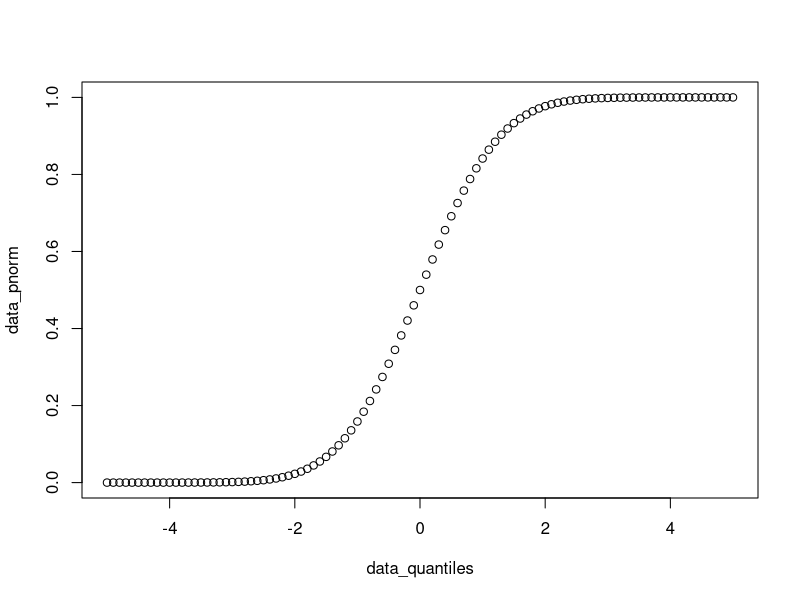
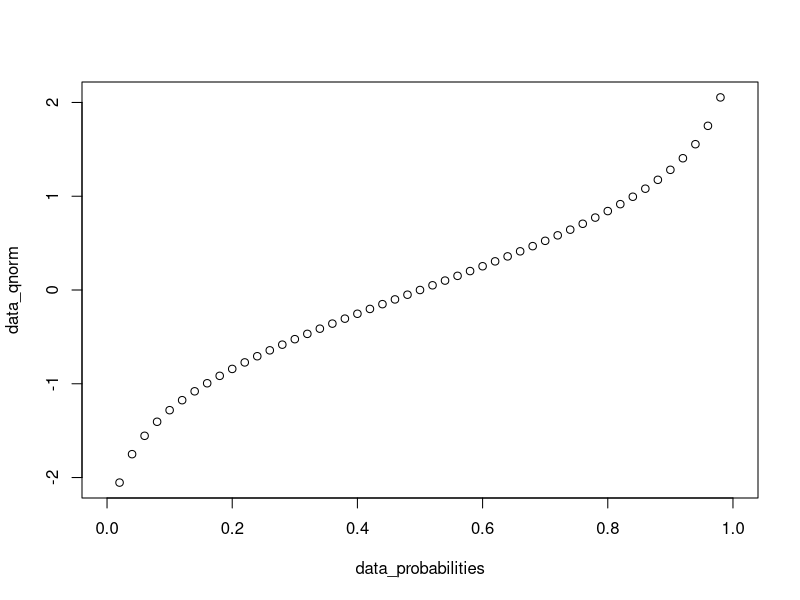
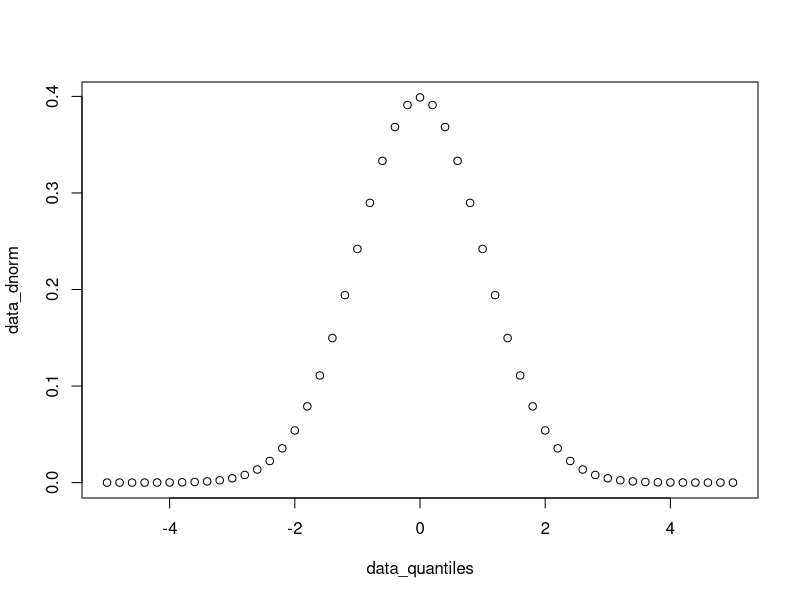
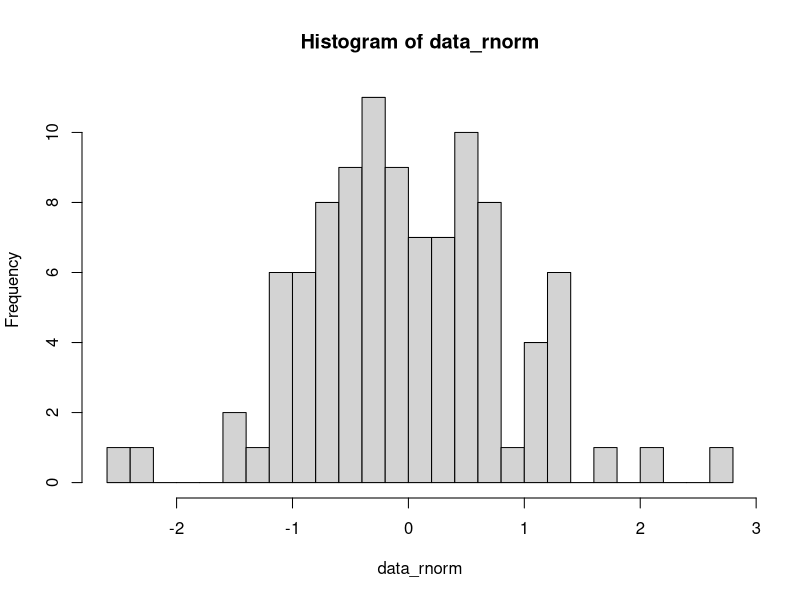
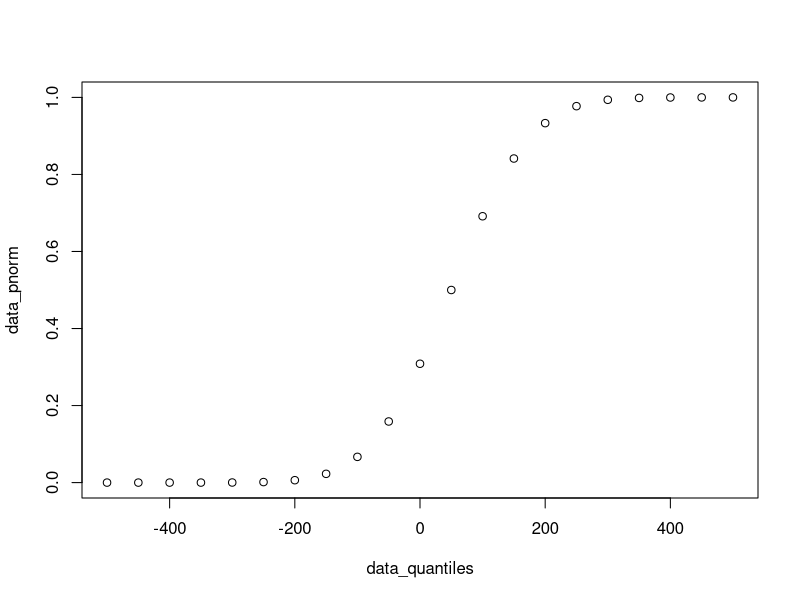
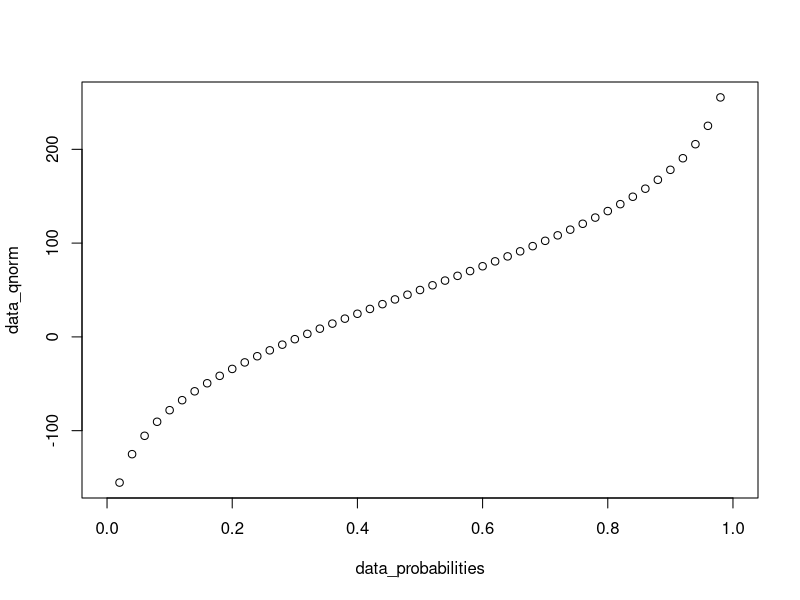
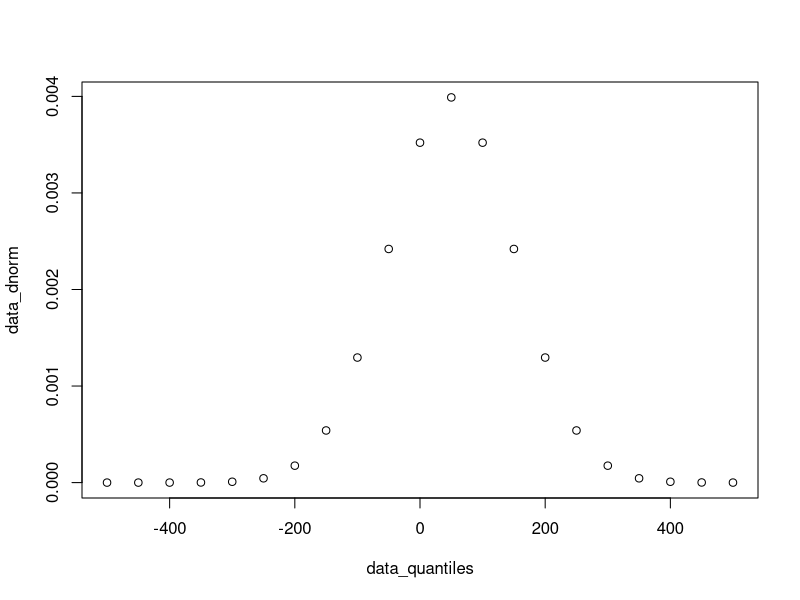
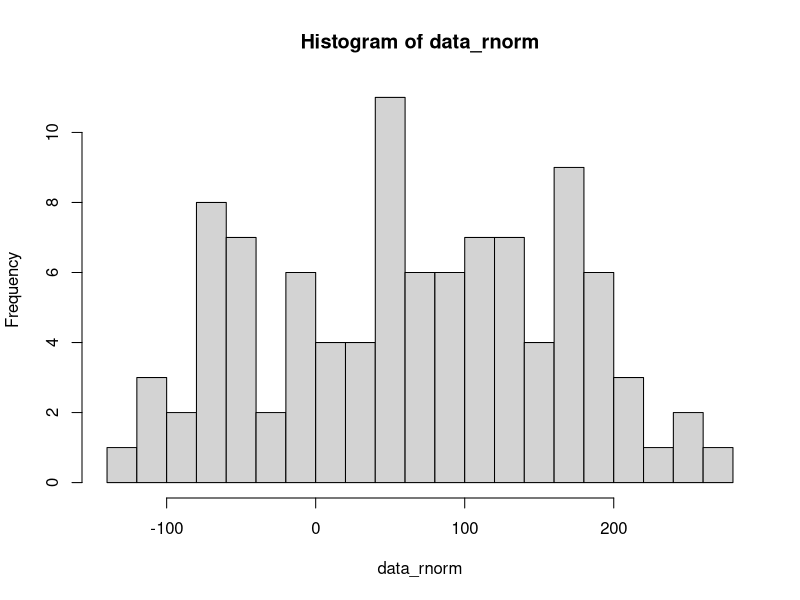

Reproduce these figures in R, in order.
## ---- chunk 1
knitr::opts_chunk$set(echo = TRUE)
## ---- chunk 2
data_quantiles <- seq(-5, 5, 0.1)
head(data_quantiles)
## ---- chunk 3
data_pnorm <- pnorm(q = data_quantiles) 
head(data_pnorm)
## ---- chunk 4
plot(data_quantiles, data_pnorm)
## ---- chunk 5
data_probabilities <- seq(from = 0, to = 1, by = 0.02)
head(data_probabilities)
## ---- chunk 6
data_qnorm <- qnorm(p = data_probabilities) 
head(data_qnorm)
## ---- chunk 7
plot(data_probabilities, data_qnorm)
## ---- chunk 8
data_quantiles <- seq(-5, 5, 0.2)
head(data_quantiles)
## ---- chunk 9
data_dnorm <- dnorm(x = data_quantiles) 
head(data_dnorm)
## ---- chunk 10
plot(data_quantiles, data_dnorm)
## ---- chunk 11
data_rnorm <- rnorm(n = 100)
head(data_rnorm)
## ---- chunk 12
hist(data_rnorm, breaks = 20)
## ---- chunk 13
data_quantiles <- seq(-500, 500, 50)
head(data_quantiles)
## ---- chunk 14
data_pnorm <- pnorm(q = data_quantiles, mean = 50, sd = 100)
head(data_pnorm)
## ---- chunk 15
plot(data_quantiles, data_pnorm)
## ---- chunk 16
data_probabilities <- seq(from = 0, to = 1, by = 0.02)
head(data_probabilities)
## ---- chunk 17
data_qnorm <- qnorm(p = data_probabilities, mean = 50, sd = 100) 
head(data_qnorm)
## ---- chunk 18
plot(data_probabilities, data_qnorm)
## ---- chunk 19
data_quantiles <- seq(-500, 500, 50)
head(data_quantiles)
## ---- chunk 20
data_dnorm <- dnorm(x = data_quantiles, mean = 50, sd = 100) 
head(data_dnorm)
## ---- chunk 21
plot(data_quantiles, data_dnorm)
## ---- chunk 22
data_rnorm <- rnorm(n = 100, mean = 50, sd = 100)
head(data_rnorm)
## ---- chunk 23
hist(data_rnorm, breaks = 20)
## ---- chunk 24
data_quantiles <- seq(0, 50, 1)
head(data_quantiles)
## ---- chunk 25
data_pbinom <- pbinom(q = data_quantiles, size = 50, prob = 0.1)
head(data_pbinom)
## ---- chunk 26
plot(data_quantiles, data_pbinom)
## ---- chunk 27
data_probabilities <- seq(from = 0, to = 1, by = 0.02)
head(data_probabilities)
## ---- chunk 28
data_qbinom <- qbinom(p = data_probabilities, size = 50, prob = 0.1)
head(data_qbinom)
## ---- chunk 29
plot(data_probabilities, data_qbinom)
## ---- chunk 30
data_quantiles <- seq(0, 50, 1)
head(data_quantiles)
## ---- chunk 31
data_dbinom <- dbinom(x = data_quantiles, size = 50, prob = 0.1)
head(data_dbinom)
## ---- chunk 32
plot(data_quantiles, data_dbinom)
## ---- chunk 33
data_rbinom <- rbinom(n = 100, size = 50, prob = 0.1)
head(data_rbinom)
## ---- chunk 34
hist(data_rbinom, breaks = 20)
## ---- chunk 35
data_rnorm <- rnorm(n = 1000, mean = 50, sd = 100)
quantile(data_rnorm, probs = seq(0, 1, 0.1))
## ---- chunk 36
plot(
  seq(0, 1, 0.1),
  quantile(data_rnorm, probs = seq(0, 1, 0.1))
)
## ---- chunk 37
set.seed(1)
x <- rnorm(n = 1000, mean = 0, sd = 1)
y <- rnorm(n = 2000, mean = 1, sd = 1)
## ---- chunk 38
par(mfrow = c(2, 1))
hist(x, breaks = 30)
hist(y, breaks = 30)
par(mfrow = c(1, 1 ))
## ---- chunk 39
t.test(x, y)
## ---- chunk 40
t.test(y, x)
## ---- chunk 41
set.seed(1)
n_sample <- 10
x <- runif(n = n_sample, min = 10, max = 20)
y <- x + 2 + rnorm(n = n_sample, mean = 0, sd = 1)
## ---- chunk 42
mean(y - x)
## ---- chunk 43
t.test(x, y, paired = TRUE)
## ---- chunk 44
set.seed(1)
x <- runif(n = 10, min = 1, max = 11)
y <- runif(n = 5, min = 3, max = 13)
## ---- chunk 45
wilcox.test(x, y)
## ---- chunk 46
wilcox.test(x, y, alternative = "less")
## ---- chunk 47
set.seed(1)
n_sample <- 1000
x1 <- rnorm(n = n_sample, mean = 10, sd = 2)
x2 <- x1 + 5 + rnorm(n = n_sample, mean = 0, sd = 1)
x3 <- x2 + 0 + rnorm(n = n_sample, mean = 0, sd = 0.5)
data_aov <- data.frame(
  value = c(x1, x2, x3),
  group = c(
    rep("x1", length(x1)),
    rep("x2", length(x2)),
    rep("x3", length(x3))
  )
)
head(data_aov)
## ---- chunk 48
aov_result <- aov(value ~ group, data_aov)
aov_result
## ---- chunk 49
summary(aov_result)
## ---- chunk 50
data_fisher <- matrix(
  data = c(12, 4, 3, 23),
  nrow = 2, ncol = 2,
  dimnames = list(
    c("DE", "Not DE"),
    c("In pathway", "Not in pathway")
  )
)
data_fisher
## ---- chunk 51
fisher.test(data_fisher)
## ---- chunk 52
data_p_values <- runif(1E3, min = 0, max = 1)
data_p_adjusted <- p.adjust(data_p_values, method = "BH")
head(sort(data_p_adjusted))
## ---- chunk 53
par(mfrow = c(2, 1))
hist(data_p_values, xlim = c(0, 1), breaks = seq(0, 1, 0.05))
hist(data_p_adjusted, xlim = c(0, 1), breaks = seq(0, 1, 0.05))
par(mfrow = c(1, 1))
## ---- chunk 54
data(iris)
str(iris)
head(iris)
## ---- chunk 55
iris_features <- subset(iris, select = c(Sepal.Length, Sepal.Width, Petal.Length, Petal.Width))
head(iris_features)

# Can also use indexing:
other_iris_feature <- iris[1:4]
head(other_iris_feature)
## ---- chunk 56
pca_iris <- prcomp(iris_features, center = TRUE, scale. = TRUE)
pca_iris
## ---- chunk 57
str(pca_iris)
head(pca_iris)
## ---- chunk 58
pca_iris$rotation
## ---- chunk 59
?plot()
plot(pca_iris)

# Solution
plot(x = pca_iris$x[ , "PC1"], y = pca_iris$x[ , "PC2"], col = iris$Species)
## ---- chunk 60
colors()

plot(pca_iris, col = 2:5)
plot(pca_iris, col = c(446, 541, "yellow", "green"))
## ---- chunk 61
explained_variance_ratio <- summary(pca_iris)
explained_variance_ratio
str(explained_variance_ratio)

test_explained_variance_ratio <- explained_variance_ratio$importance[2, ]
test_explained_variance_ratio

# Solution
solution_explained_variance_ratio <- (pca_iris$dev ^ 2 / sum(pca_iris$dev ^ 2))
solution_explained_variance_ratio

## ---- chunk 62
?barplot()
barplot(test_explained_variance_ratio, main = "Iris Percentage of Variance Explained", col = 5:8)
## ---- chunk 63
?dist()
# dist(x, method = "euclidean", diag = FALSE, upper = FALSE, p = 2)

?hclust()
# hclust(d, method = "complete", members = NULL)

dist_iris <- dist(iris_features, method = "euclidean")
dist_iris

hclust_iris_ward <- hclust(dist_iris, method = "ward.D2")
hclust_iris_ward
str(hclust_iris_ward)
## ---- chunk 64
?plot()

plot(hclust_iris_ward)
## ---- chunk 65
?cutree()

iris_hclust_ward_labels <- cutree(hclust_iris_ward, k = 3)
iris_hclust_ward_labels

plot(iris_hclust_ward_labels)
str(iris_hclust_ward_labels)
## ---- chunk 66
# complete
hclust_iris_complete <- hclust(dist_iris, method = "complete")
plot(hclust_iris_complete)

iris_hclust_complete_labels <- cutree(hclust_iris_complete, k = 3)
iris_hclust_complete_labels
## ---- chunk 67
# average
hclust_iris_average <- hclust(dist_iris, method = "average")
plot(hclust_iris_average)

iris_hclust_average_labels <- cutree(hclust_iris_average, k = 3)
iris_hclust_average_labels
## ---- chunk 68
# single
hclust_iris_single <- hclust(dist_iris, method = "single")
plot(hclust_iris_single)

iris_hclust_single_labels <- cutree(hclust_iris_single, k = 3)
iris_hclust_single_labels
## ---- chunk 69
par(mfrow = c(2, 2))

plot(
  x = pca_iris$x[ , "PC1"], 
  y = pca_iris$x[ , "PC2"], 
  col = iris_hclust_ward_labels, 
  main = "Iris Ward Clustering", 
  xlab = "Iris PC1", 
  ylab = "Iris PC2"
  )
plot(
  x = pca_iris$x[ , "PC1"], 
  y = pca_iris$x[ , "PC2"], 
  col = iris_hclust_complete_labels,
  main = "Iris Complete Clustering", 
  xlab = "Iris PC1", 
  ylab = "Iris PC2"
  )
plot(
  x = pca_iris$x[ , "PC1"], 
  y = pca_iris$x[ , "PC2"], 
  col = iris_hclust_average_labels, 
  main = "Iris Average Clustering", 
  xlab = "Iris PC1", 
  ylab = "Iris PC2"
  )
plot(
  x = pca_iris$x[ , "PC1"], 
  y = pca_iris$x[ , "PC2"], 
  col = iris_hclust_single_labels,
  main = "Iris Single Clustering", 
  xlab = "Iris PC1", 
  ylab = "Iris PC2"
  )

par(mfrow = c(1, 1))
## ---- chunk 70
par(mfrow = c(2, 2))

table(
  iris_hclust_ward_labels,
  iris$Species
)

table(
  iris_hclust_complete_labels,
  iris$Species
)

table(
  iris_hclust_average_labels,
  iris$Species
)

table(
  iris_hclust_single_labels,
  iris$Species
)

par(mfrow = c(1, 1))
